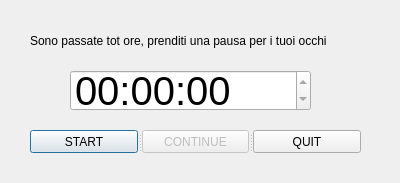
<?xml version="1.0" encoding="UTF-8"?>
<ui version="4.0">
 <class>Pause</class>
 <widget class="QDialog" name="Pause">
  <property name="geometry">
   <rect>
    <x>0</x>
    <y>0</y>
    <width>400</width>
    <height>183</height>
   </rect>
  </property>
  <property name="windowTitle">
   <string>Dialog</string>
  </property>
  <widget class="QLabel" name="label">
   <property name="geometry">
    <rect>
     <x>30</x>
     <y>10</y>
     <width>341</width>
     <height>61</height>
    </rect>
   </property>
   <property name="text">
    <string>Sono passate tot ore, prenditi una pausa per i tuoi occhi</string>
   </property>
   <property name="wordWrap">
    <bool>true</bool>
   </property>
  </widget>
  <widget class="QSplitter" name="splitter">
   <property name="geometry">
    <rect>
     <x>70</x>
     <y>70</y>
     <width>241</width>
     <height>41</height>
    </rect>
   </property>
   <property name="orientation">
    <enum>Qt::Horizontal</enum>
   </property>
   <widget class="QTimeEdit" name="countDown">
    <property name="enabled">
     <bool>true</bool>
    </property>
    <property name="font">
     <font>
      <pointsize>30</pointsize>
     </font>
    </property>
    <property name="readOnly">
     <bool>true</bool>
    </property>
    <property name="displayFormat">
     <string>HH:mm:ss</string>
    </property>
   </widget>
  </widget>
  <widget class="QSplitter" name="splitter_2">
   <property name="geometry">
    <rect>
     <x>30</x>
     <y>130</y>
     <width>331</width>
     <height>23</height>
    </rect>
   </property>
   <property name="orientation">
    <enum>Qt::Horizontal</enum>
   </property>
   <widget class="QPushButton" name="pushButton">
    <property name="text">
     <string>START</string>
    </property>
   </widget>
   <widget class="QPushButton" name="continueButton">
    <property name="enabled">
     <bool>false</bool>
    </property>
    <property name="text">
     <string>CONTINUE</string>
    </property>
    <property name="checkable">
     <bool>false</bool>
    </property>
    <property name="checked">
     <bool>false</bool>
    </property>
    <property name="autoExclusive">
     <bool>true</bool>
    </property>
   </widget>
   <widget class="QPushButton" name="closeButton">
    <property name="text">
     <string>QUIT</string>
    </property>
   </widget>
  </widget>
 </widget>
 <resources/>
 <connections/>
</ui>
